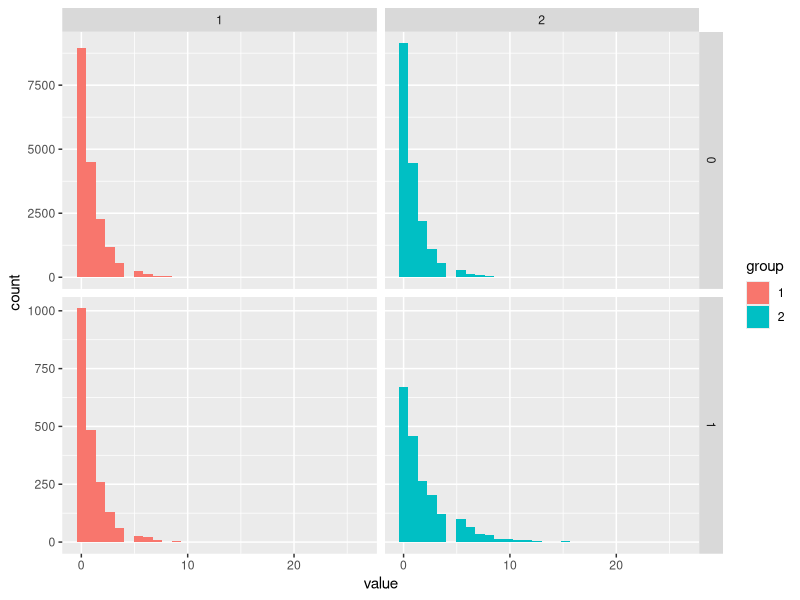
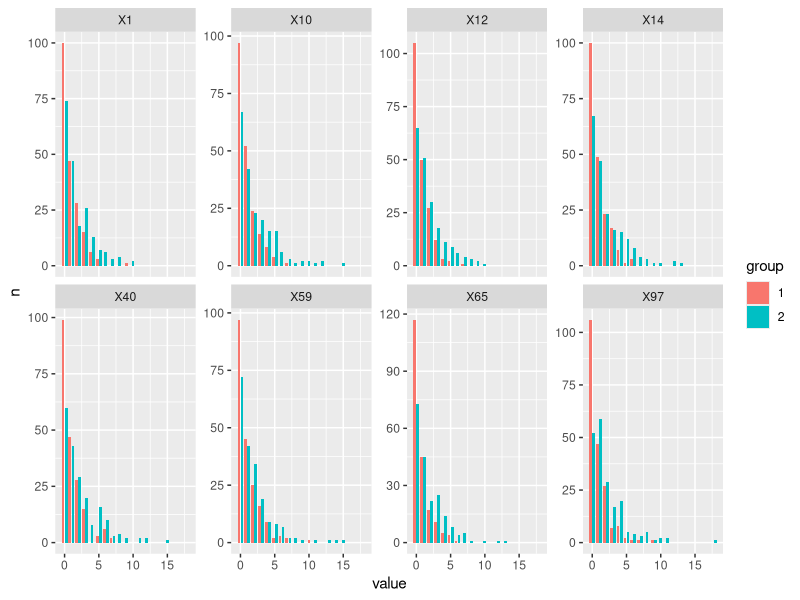
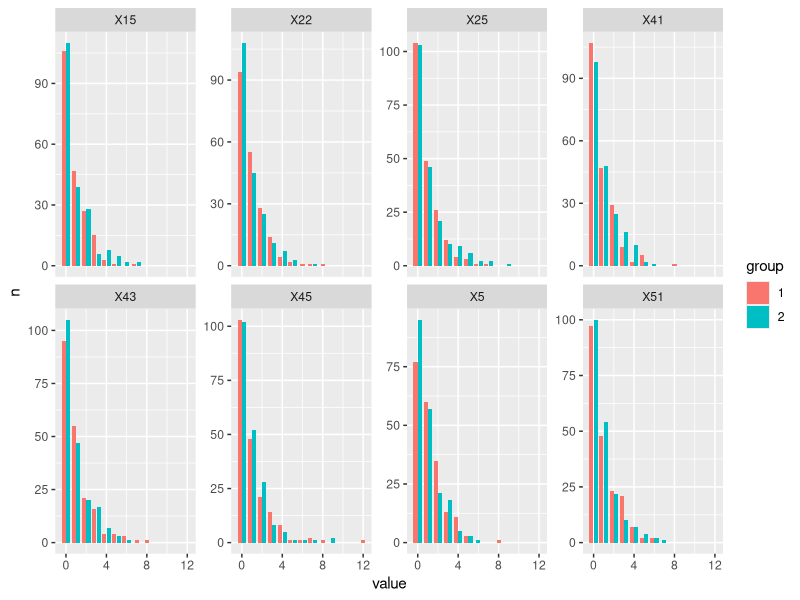

These figures' R source, in order:
## ---- chunk 1
library(ggplot2)
library(dplyr)
library(stringr)
library(purrr)
library(tidyr)
## ---- chunk 2
parameters <- list(
  data = list(D = 100, rate1 = 1, rate2 = 0.5, active_prop = 0.1), # rate 2 gives higher abundances
  experiment = list(N1 = 200, N2 = 200)
)

## ---- chunk 3
generate_sample <- function(p, differential_asvs, group = 1) {
  D <- parameters$data$D 
  rate1 <- parameters$data$rate1
  rate2 <- parameters$data$rate2
  
  rates <- list(g1 = rgamma(D, 1, rate1), g2 = rgamma(D, 1, rate2))
  result <- rpois(D, rates$g1)  
  if (group == 2) {
    result[differential_asvs == 1] <- rpois(sum(differential_asvs), rates$g2)
  }
  
  data.frame(t(result))
}

generate_samples <- function(parameters) {
  D <- parameters$data$D 
  N1 <- parameters$experiment$N1
  N2 <- parameters$experiment$N2
  
  differential_asvs <- rbinom(D, 1, parameters$data$active_prop)
  samples <- bind_rows(
    map_dfr(1:N1, ~ generate_sample(parameters, differential_asvs)),
    map_dfr(1:N2, ~ generate_sample(parameters, differential_asvs, 2))
  ) %>%
    mutate(
      group = c(rep(1, N1), rep(2, N2)), 
      id = 1:(N1 + N2),
      group = as.factor(group),
      id = as.factor(id)
    ) %>%
    pivot_longer(-group:-id, names_to = "asv")
  
  differential_df <- data.frame(
    asv = str_c("X", seq_along(differential_asvs)),
    differential = as.factor(differential_asvs)
  )
  
  samples %>%
    left_join(differential_df)
}

samples <- generate_samples(parameters)
## ---- chunk 4
ggplot(samples) +
  geom_histogram(aes(value, fill = group)) + 
  facet_grid(differential ~ group, scale = "free_y")
## ---- chunk 5
samples %>%
  filter(differential == "1") %>%
  filter(asv %in% sample(unique(asv), 8)) %>%
  count(asv, group, differential, value) %>%
  ggplot() +
  geom_bar(aes(value, n, fill = group), stat = "identity", position = position_dodge2(width = 1, preserve = "single")) +
  facet_wrap(~ asv , scale = "free_y", ncol = 4)

samples %>%
  filter(differential == "0") %>%
  filter(asv %in% sample(unique(asv), 8)) %>%
  count(asv, group, differential, value) %>%
  ggplot() +
  geom_bar(aes(value, n, fill = group), stat = "identity", position = position_dodge2(width = 1, preserve = "single")) +
  facet_wrap(~ asv , scale = "free_y", ncol = 4)
